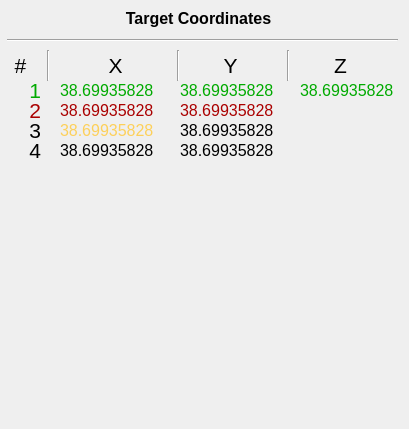
         <widget class="QWidget" name="wdScrollArea">
          <property name="geometry">
           <rect>
            <x>0</x>
            <y>0</y>
            <width>409</width>
            <height>429</height>
           </rect>
          </property>
          <widget class="QLabel" name="label_35">
           <property name="geometry">
            <rect>
             <x>180</x>
             <y>140</y>
             <width>111</width>
             <height>21</height>
            </rect>
           </property>
           <property name="font">
            <font>
             <pointsize>12</pointsize>
             <weight>50</weight>
             <bold>false</bold>
            </font>
           </property>
           <property name="text">
            <string>38.69935828</string>
           </property>
          </widget>
          <widget class="Line" name="line_8">
           <property name="geometry">
            <rect>
             <x>40</x>
             <y>50</y>
             <width>16</width>
             <height>31</height>
            </rect>
           </property>
           <property name="orientation">
            <enum>Qt::Vertical</enum>
           </property>
          </widget>
          <widget class="QLabel" name="label_18">
           <property name="geometry">
            <rect>
             <x>65</x>
             <y>50</y>
             <width>101</width>
             <height>30</height>
            </rect>
           </property>
           <property name="font">
            <font>
             <pointsize>16</pointsize>
            </font>
           </property>
           <property name="frameShape">
            <enum>QFrame::NoFrame</enum>
           </property>
           <property name="text">
            <string>X</string>
           </property>
           <property name="alignment">
            <set>Qt::AlignCenter</set>
           </property>
          </widget>
          <widget class="QLabel" name="label_27">
           <property name="geometry">
            <rect>
             <x>0</x>
             <y>100</y>
             <width>41</width>
             <height>21</height>
            </rect>
           </property>
           <property name="font">
            <font>
             <pointsize>16</pointsize>
             <weight>50</weight>
             <bold>false</bold>
            </font>
           </property>
           <property name="styleSheet">
            <string notr="true">color: rgb(170, 0, 0);</string>
           </property>
           <property name="text">
            <string>2</string>
           </property>
           <property name="alignment">
            <set>Qt::AlignRight|Qt::AlignTrailing|Qt::AlignVCenter</set>
           </property>
          </widget>
          <widget class="QLabel" name="label_30">
           <property name="geometry">
            <rect>
             <x>0</x>
             <y>120</y>
             <width>41</width>
             <height>21</height>
            </rect>
           </property>
           <property name="font">
            <font>
             <pointsize>16</pointsize>
             <weight>50</weight>
             <bold>false</bold>
            </font>
           </property>
           <property name="text">
            <string>3</string>
           </property>
           <property name="alignment">
            <set>Qt::AlignRight|Qt::AlignTrailing|Qt::AlignVCenter</set>
           </property>
          </widget>
          <widget class="QLabel" name="lbTitle_1">
           <property name="geometry">
            <rect>
             <x>58</x>
             <y>8</y>
             <width>281</width>
             <height>20</height>
            </rect>
           </property>
           <property name="font">
            <font>
             <pointsize>12</pointsize>
             <weight>75</weight>
             <bold>true</bold>
            </font>
           </property>
           <property name="text">
            <string>Target Coordinates</string>
           </property>
           <property name="alignment">
            <set>Qt::AlignBottom|Qt::AlignHCenter</set>
           </property>
          </widget>
          <widget class="QLabel" name="label_32">
           <property name="geometry">
            <rect>
             <x>180</x>
             <y>120</y>
             <width>111</width>
             <height>21</height>
            </rect>
           </property>
           <property name="font">
            <font>
             <pointsize>12</pointsize>
             <weight>50</weight>
             <bold>false</bold>
            </font>
           </property>
           <property name="text">
            <string>38.69935828</string>
           </property>
          </widget>
          <widget class="QLabel" name="label_28">
           <property name="geometry">
            <rect>
             <x>60</x>
             <y>100</y>
             <width>121</width>
             <height>21</height>
            </rect>
           </property>
           <property name="font">
            <font>
             <pointsize>12</pointsize>
             <weight>50</weight>
             <bold>false</bold>
            </font>
           </property>
           <property name="styleSheet">
            <string notr="true">color: rgb(170, 0, 0);</string>
           </property>
           <property name="text">
            <string>38.69935828</string>
           </property>
          </widget>
          <widget class="QLabel" name="label_23">
           <property name="geometry">
            <rect>
             <x>0</x>
             <y>50</y>
             <width>41</width>
             <height>30</height>
            </rect>
           </property>
           <property name="font">
            <font>
             <pointsize>16</pointsize>
            </font>
           </property>
           <property name="frameShape">
            <enum>QFrame::NoFrame</enum>
           </property>
           <property name="text">
            <string>#</string>
           </property>
           <property name="alignment">
            <set>Qt::AlignCenter</set>
           </property>
          </widget>
          <widget class="QLabel" name="label_24">
           <property name="geometry">
            <rect>
             <x>0</x>
             <y>80</y>
             <width>41</width>
             <height>21</height>
            </rect>
           </property>
           <property name="font">
            <font>
             <pointsize>16</pointsize>
             <weight>50</weight>
             <bold>false</bold>
            </font>
           </property>
           <property name="styleSheet">
            <string notr="true">color: rgb(0, 170, 0);</string>
           </property>
           <property name="text">
            <string>1</string>
           </property>
           <property name="alignment">
            <set>Qt::AlignRight|Qt::AlignTrailing|Qt::AlignVCenter</set>
           </property>
          </widget>
          <widget class="QLabel" name="label_26">
           <property name="geometry">
            <rect>
             <x>180</x>
             <y>80</y>
             <width>111</width>
             <height>21</height>
            </rect>
           </property>
           <property name="font">
            <font>
             <pointsize>12</pointsize>
             <weight>50</weight>
             <bold>false</bold>
            </font>
           </property>
           <property name="styleSheet">
            <string notr="true">color: rgb(0, 170, 0);</string>
           </property>
           <property name="text">
            <string>38.69935828</string>
           </property>
          </widget>
          <widget class="QLabel" name="label_21">
           <property name="geometry">
            <rect>
             <x>180</x>
             <y>50</y>
             <width>101</width>
             <height>30</height>
            </rect>
           </property>
           <property name="font">
            <font>
             <pointsize>16</pointsize>
            </font>
           </property>
           <property name="frameShape">
            <enum>QFrame::NoFrame</enum>
           </property>
           <property name="text">
            <string>Y</string>
           </property>
           <property name="alignment">
            <set>Qt::AlignCenter</set>
           </property>
          </widget>
          <widget class="QLabel" name="label_33">
           <property name="geometry">
            <rect>
             <x>0</x>
             <y>140</y>
             <width>41</width>
             <height>21</height>
            </rect>
           </property>
           <property name="font">
            <font>
             <pointsize>16</pointsize>
             <weight>50</weight>
             <bold>false</bold>
            </font>
           </property>
           <property name="text">
            <string>4</string>
           </property>
           <property name="alignment">
            <set>Qt::AlignRight|Qt::AlignTrailing|Qt::AlignVCenter</set>
           </property>
          </widget>
          <widget class="QLabel" name="label_39">
           <property name="geometry">
            <rect>
             <x>300</x>
             <y>80</y>
             <width>111</width>
             <height>21</height>
            </rect>
           </property>
           <property name="font">
            <font>
             <pointsize>12</pointsize>
             <weight>50</weight>
             <bold>false</bold>
            </font>
           </property>
           <property name="styleSheet">
            <string notr="true">color: rgb(0, 170, 0);</string>
           </property>
           <property name="text">
            <string>38.69935828</string>
           </property>
          </widget>
          <widget class="Line" name="line_6">
           <property name="geometry">
            <rect>
             <x>7</x>
             <y>30</y>
             <width>391</width>
             <height>20</height>
            </rect>
           </property>
           <property name="orientation">
            <enum>Qt::Horizontal</enum>
           </property>
          </widget>
          <widget class="QLabel" name="label_29">
           <property name="geometry">
            <rect>
             <x>180</x>
             <y>100</y>
             <width>111</width>
             <height>21</height>
            </rect>
           </property>
           <property name="font">
            <font>
             <pointsize>12</pointsize>
             <weight>50</weight>
             <bold>false</bold>
            </font>
           </property>
           <property name="styleSheet">
            <string notr="true">color: rgb(170, 0, 0);</string>
           </property>
           <property name="text">
            <string>38.69935828</string>
           </property>
          </widget>
          <widget class="QLabel" name="label_25">
           <property name="geometry">
            <rect>
             <x>60</x>
             <y>80</y>
             <width>121</width>
             <height>21</height>
            </rect>
           </property>
           <property name="font">
            <font>
             <pointsize>12</pointsize>
             <weight>50</weight>
             <bold>false</bold>
            </font>
           </property>
           <property name="styleSheet">
            <string notr="true">color: rgb(0, 170, 0);</string>
           </property>
           <property name="text">
            <string>38.69935828</string>
           </property>
          </widget>
          <widget class="QLabel" name="label_31">
           <property name="geometry">
            <rect>
             <x>60</x>
             <y>120</y>
             <width>121</width>
             <height>21</height>
            </rect>
           </property>
           <property name="font">
            <font>
             <pointsize>12</pointsize>
             <weight>50</weight>
             <bold>false</bold>
            </font>
           </property>
           <property name="styleSheet">
            <string notr="true">color: #FDD05A;</string>
           </property>
           <property name="text">
            <string>38.69935828</string>
           </property>
          </widget>
          <widget class="Line" name="line_7">
           <property name="geometry">
            <rect>
             <x>170</x>
             <y>50</y>
             <width>16</width>
             <height>31</height>
            </rect>
           </property>
           <property name="orientation">
            <enum>Qt::Vertical</enum>
           </property>
          </widget>
          <widget class="Line" name="line_17">
           <property name="geometry">
            <rect>
             <x>280</x>
             <y>50</y>
             <width>16</width>
             <height>31</height>
            </rect>
           </property>
           <property name="orientation">
            <enum>Qt::Vertical</enum>
           </property>
          </widget>
          <widget class="QLabel" name="label_22">
           <property name="geometry">
            <rect>
             <x>290</x>
             <y>50</y>
             <width>101</width>
             <height>30</height>
            </rect>
           </property>
           <property name="font">
            <font>
             <pointsize>16</pointsize>
            </font>
           </property>
           <property name="frameShape">
            <enum>QFrame::NoFrame</enum>
           </property>
           <property name="text">
            <string>Z</string>
           </property>
           <property name="alignment">
            <set>Qt::AlignCenter</set>
           </property>
          </widget>
          <widget class="QLabel" name="label_34">
           <property name="geometry">
            <rect>
             <x>60</x>
             <y>140</y>
             <width>121</width>
             <height>21</height>
            </rect>
           </property>
           <property name="font">
            <font>
             <pointsize>12</pointsize>
             <weight>50</weight>
             <bold>false</bold>
            </font>
           </property>
           <property name="text">
            <string>38.69935828</string>
           </property>
          </widget>
         </widget>
